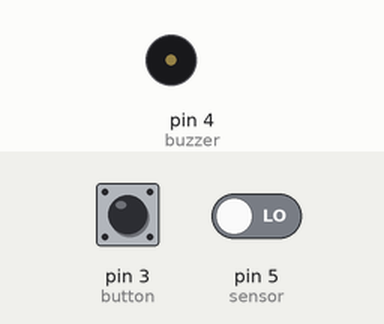
Bench run of a sketch on a simulated Arduino Uno, built with avr-gcc and run on an emulated ATmega328P. Parts: buzzer (waves = sounding, pin HIGH). The inputs (shaded band) are chosen by the test bench; at power-on: pin 5 (sensor) LOW, pin 3 (button) HIGH.

Above: at 1.2 s.
1.3 s: pin 5 (sensor) driven HIGH
At 2.0 s:
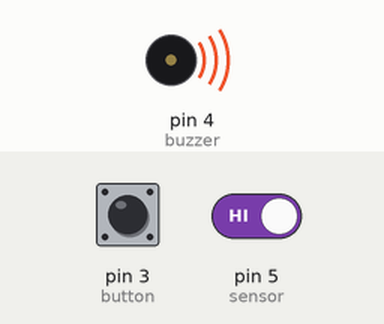
2.8 s: pin 5 (sensor) driven LOW
At 3.2 s:
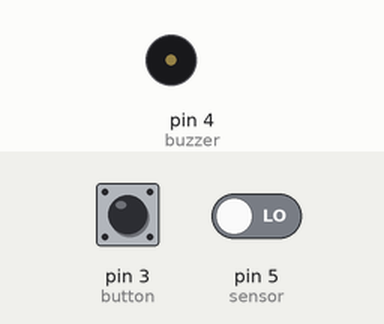
Timing chart, 0 to 5.8 s (numbered marks = the images above; inputs shaded):
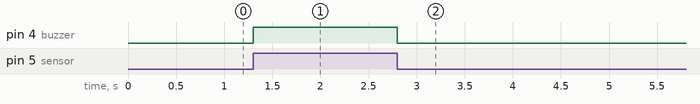

The sketch:

Full_Code.ino
```cpp
const int sensor = 5;     // the number of the pushbutton pin
const int buzzer = 4;      // the number of the LED pin
const int button = 3;


// variables will change:
int buttonState = 0;         // variable for reading the pushbutton status


void setup() {
  // initialize the LED pin as an output:
  pinMode(buzzer, OUTPUT);
  // initialize the pushbutton pin as an input:
  pinMode(sensor, INPUT);

}


void loop() {
  // read the state of the pushbutton value:
  buttonState = digitalRead(sensor);
  int buttonPressed = digitalRead(button);

  // check if the pushbutton is pressed. If it is, the buttonState is HIGH:
  if (buttonState == HIGH) {
    // turn LED on:

    do{digitalWrite(buzzer, HIGH);
    buttonPressed = digitalRead(button);
    } while (buttonPressed == LOW);
    delay(100);


    }

   else {
    // turn LED off:
    digitalWrite(buzzer, LOW);
  }
}
```

Measured:
- after the input at 1.3 s, pin 4 (buzzer): LOW → HIGH at once
- after the input at 2.8 s, pin 4 (buzzer): HIGH → LOW at once
